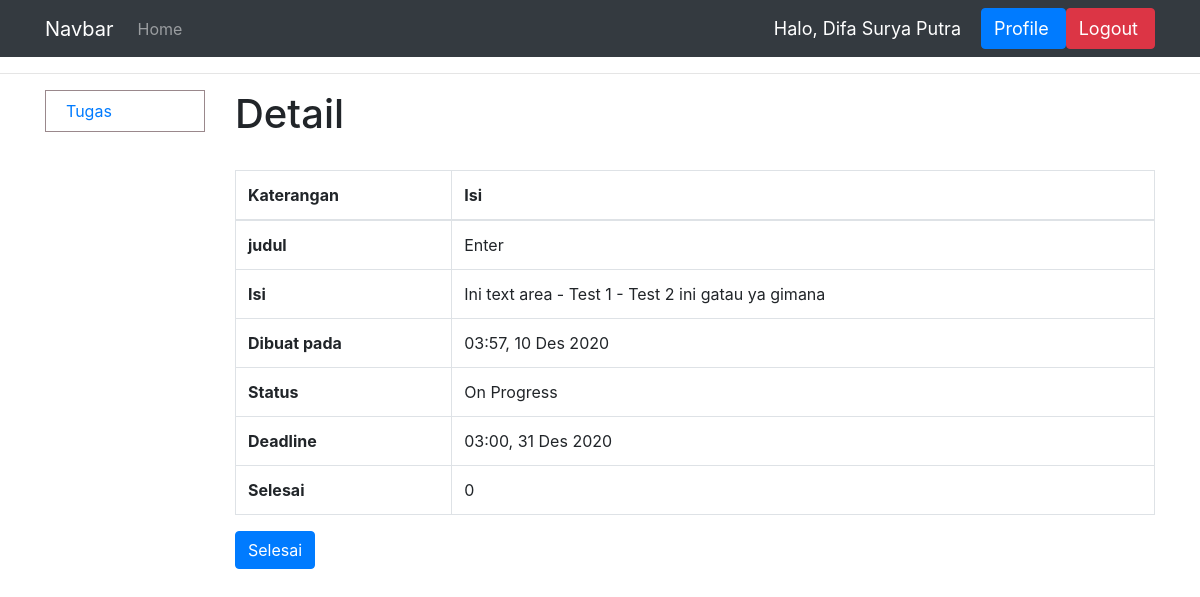
Page /lihat_tugas/18/ (signed in) on the earlier database version.
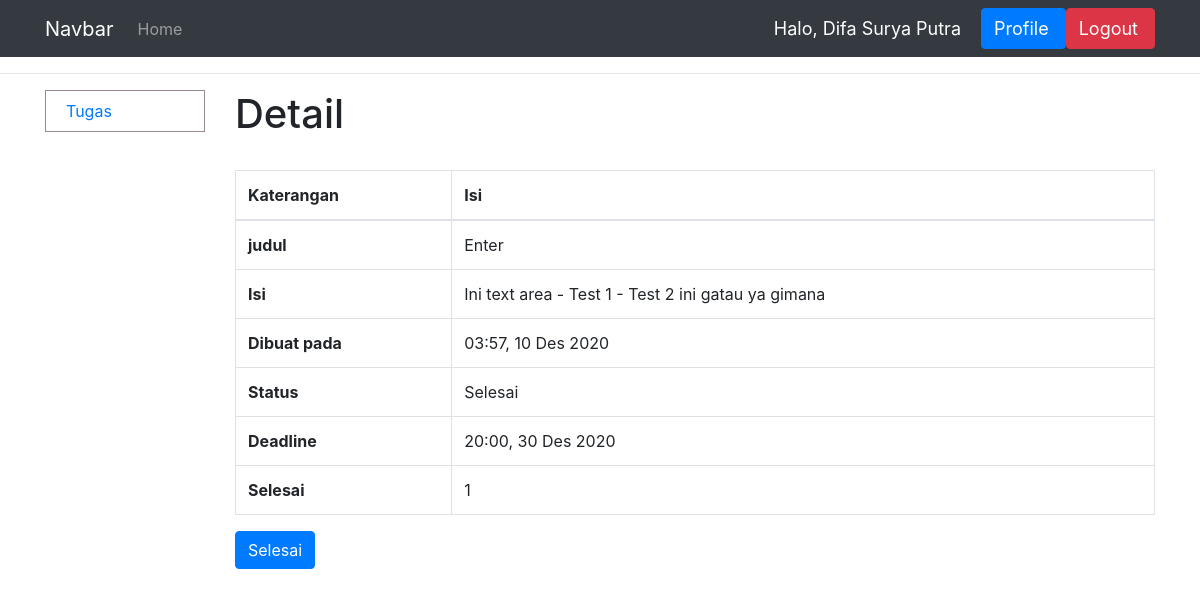
Same page on the later database version.
### dashboard/models.py (models this page shows, shortened)
class Tugas(models.Model):
    STATUS = (
        ('Tuntas', 'Tuntas'),
        ('Hold', 'Hold'),
        ('Stuck', 'Stuck'),
        ('On Progress', 'On Progress'),
        ('Selesai', 'Selesai'),
        ('Deadline', 'Deadline'),
    )
    JENIS = (
        ('Rutin', 'Rutin'),
        ('Proyek', 'Proyek')
    )
    pemilik_tugas = models.ForeignKey(User, on_delete=models.CASCADE)
    judul = models.CharField(max_length=100)
    isi = models.CharField(max_length=255)
    dibuat_pada = models.DateTimeField('Dibuat pada')
    status = models.CharField(max_length=100, choices=STATUS)
    jenis = models.CharField(max_length=100, choices=JENIS, null=True)
    deadline = models.DateTimeField('Deadline', null=True)
    kuantitas = models.IntegerField(null=True)
    selesai = models.IntegerField(null=True)
    selesai_pada = models.DateTimeField('Selesai pada', null=True)
    acc = models.IntegerField(null=True)
    def progressnya(self):
        return str(self.selesai) + "/" + str(self.kuantitas)
    def formatwaktu(self, propertinya):
        nama_bulan = {
            1: "Jan",
            2: "Feb",
            3: "Mar",
            4: "Apr",
            5: "Mei",
            6: "Jun",
            7: "Jul",
            8: "Agus",
            9: "Sep",
            10: "Okt",
            11: "Nov",
            12: "Des"
        }
        utc_datetime = propertinya
        local_timezone = pytz.timezone("Asia/Jakarta")
        local_datetime = utc_datetime.replace(tzinfo=pytz.utc)
        propertinya = local_datetime.astimezone(local_timezone)
        hari = str(propertinya.day)
        bulan = nama_bulan[propertinya.month]
        tahun = str(propertinya.year)
        jam = str(propertinya.hour)
        if len(jam) < 2:
            jam = "0" + jam
        menit = str(propertinya.minute)
        if len(menit) < 2:
            menit = "0" + menit
        return jam + ":" + menit + ", " + hari + " " + bulan + " " + tahun

### dashboard/views.py (the view, shortened to what this page needs)
# urls.py: path('lihat_tugas/<int:tugas_id>/', views.detail_tugas, name='detail_tugas'),
@login_required(login_url='login')
def detail_tugas(request, tugas_id):
    if apamanager(request.user):
        return redirect('manager')
    nama = request.user.first_name
    context = detailtugas(tugas_id)
    context['nama'] = nama
    if request.user.last_name == 'Human Resource':
        context['data_kar'] = True
    return render(request, 'dashboard/detail_tugas.html', context)

### dashboard/logic.py (called while the page is built)
def apamanager(user):
    return user.groups.filter(name='Manager').exists()

### dashboard/templates/dashboard/detail_tugas.html (shortened to what this page needs)
{% extends 'dashboard/main.html' %}
{% block content %}
<hr>
<div class="container">
    <div class="row">
        {% include 'dashboard/sidebarstaff.html' %}
        <div class="col">
            <h1>Detail</h1>
            <br>
            <table class="table table-bordered">
                <thead>
                    <tr>
                        <th scope="col">Katerangan</th>
                        <th scope="col">Isi</th>
                    </tr>
                </thead>
                <tbody>
                    <tr>
                        <th scope="row">judul</th>
                        <td>{{judul}}</td>
                    </tr>
                    <tr>
                        <th scope="row">Isi</th>
                        <td>{{isi}}</td>
                    </tr>
                    <tr>
                        <th scope="row">Dibuat pada</th>
                        <td>{{dibuat_pada}}</td>
                    </tr>
                    <tr>
                        <th scope="row">Status</th>
                        <td>{{status}}</td>
                    </tr>
                    <tr>
                        <th scope="row">Deadline</th>
                        <td>{{deadline}}</td>
                    </tr>
                    <tr>
                        <th scope="row">Selesai</th>
                        <td>{{selesai}}</td>
                    </tr>
                </tbody>
            </table>
            <form action="" method="POST">
                <button type="submit" class="btn btn-primary">Selesai</button>
            </form>
        </div>
    </div>
</div>
{% endblock %}

Differences in the rows shown:
changed Tugas "Enter": status "On Progress" → "Selesai"
Other differences:
{{ deadline }}: "03:00, 31 Des 2020" → "20:00, 30 Des 2020"
{{ selesai }}: "0" → "1"
